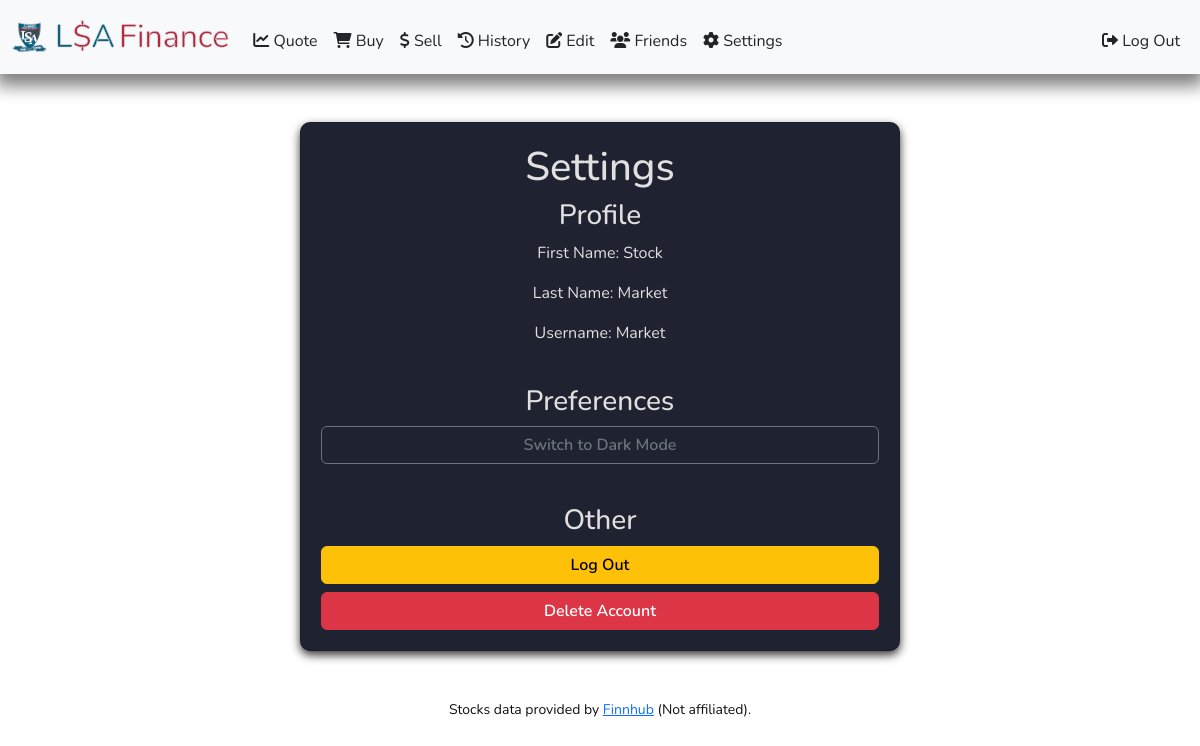
The page /settings (signed in) on the database its author committed.
### tables this page shows
CREATE TABLE users (
        id INTEGER PRIMARY KEY AUTOINCREMENT,
        first_name TEXT NOT NULL,
        last_name TEXT NOT NULL,
        username TEXT NOT NULL UNIQUE,
        hashed_password TEXT NOT NULL UNIQUE
    );

### app.py (the view)
@app.route("/settings")
@login_required
@using_database
def settings(connected):
    connected.row_factory = sqlite3.Row
    db = connected.cursor()
    profile_row = db.execute(
        "SELECT first_name, last_name, username FROM users WHERE id = ?",
        [session["user_id"]]
    ).fetchone()
    connected.row_factory = None
    profile = dict(profile_row) if profile_row else {"first_name": "", "last_name": "", "username": ""}
    return render_template("settings.html", profile=profile)

### helpers.py (called while the page is built)
def login_required(f):
    @wraps(f)
    def decorated_function(*args, **kwargs):
        if "user_id" not in session or session["user_id"] is None:
            return redirect("/login")
        return f(*args, **kwargs)
    return decorated_function

def using_database(function):
    @wraps(function)
    def decorated_function(*args, **kwargs):
        def get_db():
            if 'db' not in g:
                g.db = sqlite3.connect('database.db')
            return g.db
        def close_db(e=None):
            db = g.pop('db', None)
            if db is not None:
                db.close()
        db = get_db()
        try:
            return function(db, *args, **kwargs)
        finally:
            close_db()
    return decorated_function

### templates/settings.html (shortened to what this page needs)
{% extends "layout.html" %}
{% block main %}
<div class="card mx-auto" style="max-width: 600px; padding: 20px;">
    <h1>Settings</h1>
    <h3>Profile</h3>
    <p>First Name: {{ profile["first_name"] }}</p>
    <p>Last Name: {{ profile["last_name"] }}</p>
    <p>Username: {{ profile["username"] }}</p>
    <br>
    <h3>Preferences</h3>
    <button class="btn btn-outline-secondary mb-3" id="theme-toggle">Toggle Theme</button>
    <br>
    <h3>Other</h3>
    <form action="/logout" method="POST" class="mb-2">
        <button class="btn btn-warning w-100" type="submit">Log Out</button>
    </form>
    <form action="/delete_account" method="POST">
        <button class="btn btn-danger w-100" type="submit">Delete Account</button>
    </form>
</div>
{% endblock %}

### static/styles.css (style rules this page uses)
body.light-mode { background-color: #ffffff; color: #111111; }
body { font-family: "Nunito", sans-serif; margin: 0; padding: 0; }
.card { background-color: #1f2230; color: #e0e0e0; border-radius: 10px; padding: 20px; box-shadow: 0 4px 10px rgba(0, 0, 0, 0.8); }
.btn { font-weight: 600; }

### rows shown on the page
users: first_name "Stock", last_name "Market", username "Market"
